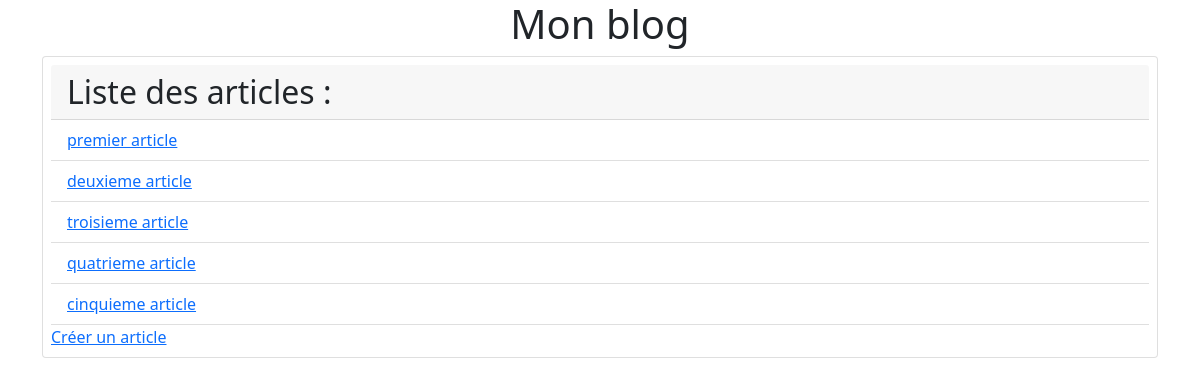
The page / on the database its author committed.
### tables this page shows
create table article (
    id int not null auto_increment primary key,
    nom varchar(255),
    contenu text,
    createDate timestamp
);

### index.php (the view, shortened to what this page needs)
<?php
$userDb = "root";
$passwordDb ="";
$pdo = new PDO('mysql:host=localhost;dbname=blog', $userDb, $passwordDb, [
    PDO::ATTR_ERRMODE => PDO::ERRMODE_EXCEPTION,
    PDO::ATTR_DEFAULT_FETCH_MODE => PDO::FETCH_OBJ
]);
$error = null;
try{
    $query = $pdo->query('SELECT * FROM article');
    $articles = $query -> fetchAll();
} catch (PDOException $e) {
    $error = $e -> getMessage();
}
?>
<!doctype html>
<html lang="fr-FR">
    <head>
        <link rel="stylesheet" href="https://cdn.jsdelivr.net/npm/bootstrap@5.1.3/dist/css/bootstrap.min.css">
    </head>
    <body>
    <?php if($error): ?>
        <div class="alert alert-danger"><?= $error ?></div>
    <?php else: ?>
        <div class="container">
            <h1 class="text-center">Mon blog</h1>
            <div class="card mb-3 p-2">
                <h2 class="card-header">Liste des articles :</h2>
                <ul class="list-group list-group-flush">
                    <?php foreach ($articles as $article): ?>
                        <li class="list-group-item"><a href="/blog/article.php?id=<?= $article->id ?>"><?= htmlentities($article->nom) ?></a></li>
                    <?php endforeach ?>
                </ul>
                <a href="/blog/createArticle.php" class="card-link">Créer un article</a>
            </div>
        </div>
    <?php endif ?>
    </body>
</html>

### rows shown on the page
article: nom "premier article"
article: nom "deuxieme article"
article: nom "troisieme article"
article: nom "quatrieme article"
article: nom "cinquieme article"
